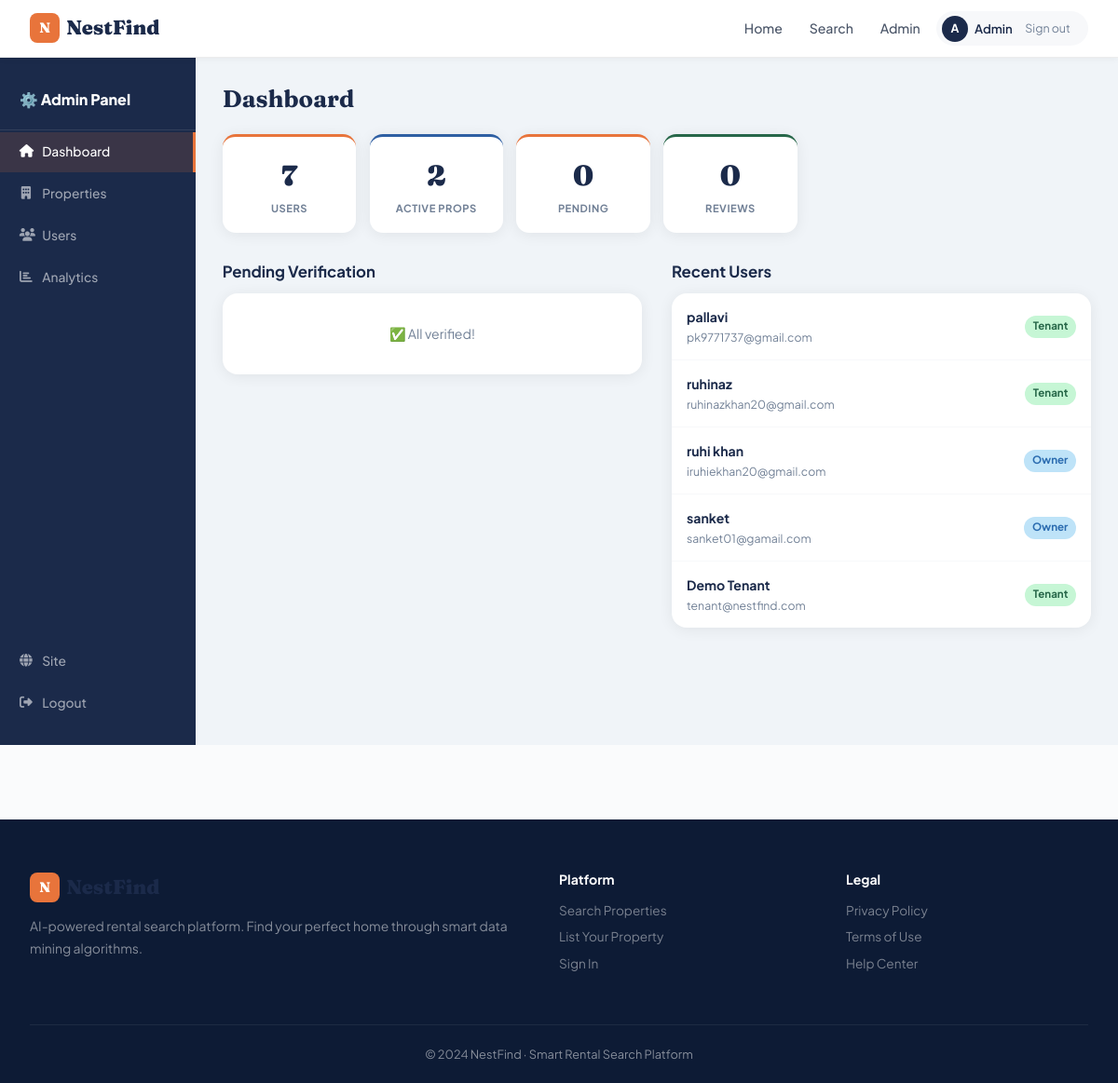
The page /admin/dashboard (signed in) on the database its author committed.
### models.py (models this page shows)
class User(UserMixin, db.Model):
    __tablename__ = 'users'
    id = db.Column(db.Integer, primary_key=True)
    name = db.Column(db.String(100), nullable=False)
    email = db.Column(db.String(150), unique=True, nullable=False)
    password = db.Column(db.String(200), nullable=False)
    role = db.Column(db.String(20), default='tenant')  # tenant / owner / admin
    is_blocked = db.Column(db.Boolean, default=False)
    created_at = db.Column(db.DateTime, default=datetime.utcnow)
    preferences = db.relationship('TenantPreference', backref='user', uselist=False, lazy=True)
    properties = db.relationship('Property', backref='owner', lazy=True, foreign_keys='Property.owner_id')
    wishlist = db.relationship('Wishlist', backref='user', lazy=True)
    reviews = db.relationship('Review', backref='user', lazy=True)

### routes/admin.py (the view)
@admin.route('/dashboard')
@login_required
@require_admin
def dashboard():
    stats = {
        'total_users': User.query.count(),
        'tenants': User.query.filter_by(role='tenant').count(),
        'owners': User.query.filter_by(role='owner').count(),
        'total_properties': Property.query.count(),
        'active_properties': Property.query.filter_by(is_active=True).count(),
        'pending_verification': Property.query.filter_by(is_verified=False, is_active=True).count(),
        'total_reviews': Review.query.count(),
        'total_inquiries': ContactInquiry.query.count(),
    }
    recent_users = User.query.order_by(User.created_at.desc()).limit(5).all()
    pending_props = Property.query.filter_by(is_verified=False, is_active=True).order_by(Property.created_at.desc()).limit(5).all()
    users_data = []
    for u in User.query.filter_by(role='tenant').all():
        pref = u.preferences
        users_data.append({'id': u.id, 'name': u.name,
            'min_budget': pref.min_budget if pref else 5000,
            'max_budget': pref.max_budget if pref else 20000,
            'preferred_bhk': int(pref.preferred_bhk) if pref and pref.preferred_bhk else 2})
    clusters = cluster_users(users_data) if len(users_data) >= 4 else []
    wishlists = [{'user_id': w.user_id, 'property_id': w.property_id} for w in Wishlist.query.all()]
    assoc_rules = find_association_rules(wishlists)
    return render_template('admin/dashboard.html', stats=stats, recent_users=recent_users,
                           pending_props=pending_props, clusters=clusters, assoc_rules=assoc_rules[:5])

### routes/admin.py (called while the page is built)
def require_admin(f):
    @wraps(f)
    def dec(*a, **kw):
        if not current_user.is_authenticated or current_user.role != 'admin':
            flash('Admin access required.', 'danger')
            return redirect(url_for('auth.login'))
        return f(*a, **kw)
    return dec

### routes/auth.py (called while the page is built)
@login_manager.user_loader
def load_user(user_id):
    return User.query.get(int(user_id))

### utils/data_mining.py (called while the page is built, shortened)
def find_association_rules(wishlists, min_support=0.1):
    if not wishlists or len(wishlists) < 3:
        return []

### templates/admin/dashboard.html (shortened to what this page needs)
{% extends 'admin/base.html' %}
{% block admin_content %}
<h1 class="admin-title">Dashboard</h1>
<div class="stat-row">
  <div class="stat-card"><div class="sc-n">{{ stats.total_users }}</div><div class="sc-l">Users</div></div>
  <div class="stat-card blue"><div class="sc-n">{{ stats.active_properties }}</div><div class="sc-l">Active Props</div></div>
  <div class="stat-card orange"><div class="sc-n">{{ stats.pending_verification }}</div><div class="sc-l">Pending</div></div>
  <div class="stat-card accent"><div class="sc-n">{{ stats.total_reviews }}</div><div class="sc-l">Reviews</div></div>
</div>
<div class="two-col-layout">
  <div>
    <h2 class="panel-top-title">Pending Verification</h2>
    <div class="data-panel">
      {% if pending_props %}{% for p in pending_props %}
      <div class="data-row">
        <div class="dr-info"><div class="dr-title">{{ p.title }}</div><div class="dr-meta">{{ p.city }} · ₹{{ "{:,.0f}".format(p.price) }} · {{ p.owner.name }}</div></div>
        <form method="POST" action="/admin/property/verify/{{ p.id }}"><button type="submit" class="btn-primary btn-sm">Verify</button></form>
      </div>
      {% endfor %}{% else %}<div class="empty-panel">✅ All verified!</div>{% endif %}
    </div>
  </div>
  <div>
    <h2 class="panel-top-title">Recent Users</h2>
    <div class="data-panel">
      {% for u in recent_users %}
      <div class="data-row">
        <div class="dr-info"><div class="dr-title">{{ u.name }}</div><div class="dr-meta">{{ u.email }}</div></div>
        <span class="badge {{ 'blue' if u.role=='owner' else 'green' }}">{{ u.role|capitalize }}</span>
      </div>
      {% endfor %}
    </div>
  </div>
</div>
{% endblock %}

### templates/base.html (shortened to what this page needs)
<!DOCTYPE html>
<html lang="en">
<head>
<link rel="stylesheet" href="https://cdnjs.cloudflare.com/ajax/libs/font-awesome/6.5.0/css/all.min.css"/>
<link rel="stylesheet" href="/static/css/main.css"/>
</head>
<body>
<nav class="navbar">
  <a href="/" class="brand">
    <div class="brand-mark">N</div>
    <span class="brand-name">NestFind</span>
  </a>
  <div class="nav-links" id="navLinks">
    <a href="/" class="nav-link {% if request.path=='/' %}active{% endif %}">Home</a>
    <a href="/search" class="nav-link {% if '/search' in request.path %}active{% endif %}">Search</a>
    {% if current_user.is_authenticated %}
      {% if current_user.role == 'admin' %}
        <a href="/admin/dashboard" class="nav-link">Admin</a>
      {% elif current_user.role == 'owner' %}
        <a href="/owner/dashboard" class="nav-link">My Listings</a>
        <a href="/owner/property/add" class="nav-cta">+ List Property</a>
      {% else %}
        <a href="/wishlist" class="nav-link"><i class="fas fa-heart"></i> Saved</a>
      {% endif %}
      <div class="nav-user-pill">
        <div class="user-dot">{{ current_user.name[0].upper() }}</div>
        <span>{{ current_user.name.split()[0] }}</span>
        <a href="/logout" class="logout-link">Sign out</a>
      </div>
    {% else %}
      <a href="/login" class="nav-link">Login</a>
      <a href="/register" class="nav-cta">Register</a>
    {% endif %}
  </div>
</nav>
<main>{% block content %}{% endblock %}</main>
<footer class="site-footer">
  <div class="footer-grid">
    <div class="footer-about">
      <div class="brand"><div class="brand-mark">N</div><span class="brand-name">NestFind</span></div>
      <p>AI-powered rental search platform. Find your perfect home through smart data mining algorithms.</p>
    </div>
    <div>
      <h4>Platform</h4>
      <a href="/search">Search Properties</a>
      <a href="/register">List Your Property</a>
      <a href="/login">Sign In</a>
    </div>
    <div>
      <h4>Legal</h4>
      <a href="#">Privacy Policy</a>
      <a href="#">Terms of Use</a>
      <a href="#">Help Center</a>
    </div>
  </div>
  <div class="footer-bottom">© 2024 NestFind · Smart Rental Search Platform</div>
</footer>
</body>
</html>

### static/css/main.css (style rules this page uses)
:root { --navy:#1B2A4A; --blue:#2E5FA3; --lblue:#D6E4F7; --orange:#E8743B; --orange2:#d4663a; --dark:#0D1B35; --gray:#4A5568; --lgray:#F7F8FA; --mgray:#CBD5E0; --white:#FFFFFF; --cream:#FAFBFC; --text:#1A202C; --muted:#718096; --green:#276749; --red:#C53030; --yellow:#B7791F; --r:10px; --r2:16px; --r3:24px; --sh:0 2px 16px rgba(0,0,0,0.07); --sh2:0 8px 32px rgba(0,0,0,0.10); --t:all 0.22s cubic-bezier(0.4,0,0.2,1); }
*,*::before,*::after { box-sizing:border-box;margin:0;padding:0 }
html { scroll-behavior:smooth }
body { font-family:'Plus Jakarta Sans',system-ui,sans-serif;background:var(--cream);color:var(--text);line-height:1.6 }
h1,h2,h3,h4 { font-family:'Fraunces',Georgia,serif;line-height:1.2;color:var(--navy) }
a { color:var(--orange);text-decoration:none;transition:var(--t) }
.navbar { position:sticky;top:0;z-index:1000;background:rgba(255,255,255,0.97);backdrop-filter:blur(12px);border-bottom:1px solid rgba(0,0,0,0.07);height:62px;padding:0 2rem;display:flex;align-items:center;justify-content:space-between;box-shadow:0 1px 8px rgba(0,0,0,0.05) }
.brand { display:flex;align-items:center;gap:.45rem;font-family:'Fraunces',serif;font-size:1.35rem;font-weight:900;color:var(--navy)!important }
.brand-mark { width:32px;height:32px;background:var(--orange);border-radius:8px;display:flex;align-items:center;justify-content:center;font-size:.95rem;font-weight:900;color:white }
.brand-name { color:var(--navy) }
.nav-links { display:flex;align-items:center;gap:.3rem }
.nav-link { color:var(--gray)!important;padding:.4rem .75rem;border-radius:8px;font-weight:500;font-size:.88rem;transition:var(--t) }
.nav-user-pill { display:flex;align-items:center;gap:.45rem;background:var(--lgray);border-radius:50px;padding:.3rem .8rem .3rem .4rem }
.user-dot { width:28px;height:28px;background:var(--navy);color:white;border-radius:50%;display:flex;align-items:center;justify-content:center;font-weight:700;font-size:.78rem }
.nav-user-pill span { font-size:.82rem;font-weight:600;color:var(--navy) }
.logout-link { font-size:.78rem;color:var(--muted)!important;padding:.2rem .4rem;border-radius:5px }
.stat-row { display:grid;grid-template-columns:repeat(auto-fill,minmax(130px,1fr));gap:.9rem;margin-bottom:2rem }
.stat-card { background:white;border-radius:14px;padding:1.1rem;text-align:center;box-shadow:var(--sh);border-top:3px solid var(--orange) }
.stat-card.accent { border-top-color:var(--green) }
.stat-card.blue { border-top-color:var(--blue) }
.stat-card.orange { border-top-color:var(--orange) }
.sc-n { font-family:'Fraunces',serif;font-size:1.9rem;font-weight:900;color:var(--navy) }
.sc-l { font-size:.7rem;color:var(--muted);text-transform:uppercase;letter-spacing:.5px;font-weight:700;margin-top:.1rem }
.two-col-layout { display:grid;grid-template-columns:1fr 1fr;gap:2rem;align-items:start }
.panel-top-title { font-size:1.05rem;font-family:'Plus Jakarta Sans',sans-serif;margin-bottom:.8rem }
.data-panel { background:white;border-radius:var(--r2);box-shadow:var(--sh);overflow:hidden }
.data-row { display:flex;align-items:center;gap:1rem;padding:.85rem 1rem;border-bottom:1px solid var(--lgray) }
.data-row:last-child { border-bottom:none }
.dr-info { flex:1 }
.dr-title { font-weight:700;font-size:.88rem;color:var(--navy) }
.dr-meta { font-size:.77rem;color:var(--muted);margin-top:.1rem }
.empty-panel { padding:2rem;text-align:center;color:var(--muted);font-size:.88rem }
.badge { display:inline-block;padding:.18rem .55rem;border-radius:50px;font-size:.72rem;font-weight:700 }
.badge.green { background:#C6F6D5;color:var(--green) }
.badge.blue { background:#BEE3F8;color:#2B6CB0 }
.admin-title { font-size:1.6rem;margin-bottom:1.4rem }
.site-footer { background:var(--dark);color:rgba(255,255,255,.5);padding:3.5rem 2rem 0;margin-top:5rem }
.footer-grid { max-width:1160px;margin:0 auto;display:grid;grid-template-columns:2fr 1fr 1fr;gap:3rem;padding-bottom:3rem }
.footer-about .brand { margin-bottom:.8rem }
.footer-about p { font-size:.87rem;line-height:1.7 }
.footer-grid h4 { color:white;font-size:.88rem;margin-bottom:.9rem;font-family:'Plus Jakarta Sans',sans-serif }
.footer-grid a { display:block;color:rgba(255,255,255,.45);font-size:.85rem;margin-bottom:.4rem;transition:var(--t) }
.footer-bottom { border-top:1px solid rgba(255,255,255,.07);padding:1.3rem 0;text-align:center;font-size:.8rem;max-width:1160px;margin:0 auto }

### rows shown on the page
User: name "A", name "Admin"
User: name "pallavi", email "pk9771737@gmail.com", role "Tenant"
User: name "ruhinaz", email "ruhinazkhan20@gmail.com", role "Tenant"
User: name "ruhi khan", email "iruhiekhan20@gmail.com", role "Owner"
User: name "sanket", email "sanket01@gamail.com", role "Owner"
User: name "Demo Tenant", email "tenant@nestfind.com", role "Tenant"

### other values the page prints
{{ stats.total_users }} "7"
{{ stats.active_properties }} "2"
{{ stats.pending_verification }} "0"
{{ stats.total_reviews }} "0"
